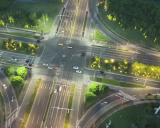
#> input picture fixtures/m3ot/clip/sequences/clip/rgb/000003.jpg, 160 x 128 px, given as the content of the folder tures/m3ot/clip/sequences/clip/rgb/000003.jpg/train/trainimg, which was not available
$ python illum_features.py ../../fixtures/m3ot/clip/sequences/clip/rgb/000003.jpg ../../fixtures/m3ot/clip/sequences/clip/rgb/000004.jpg
#> lines starting #> are read from the running program, lines starting #| are printed output that depends on the picture; pictures that were not available may be replaced by others from this repository, and a replacement may not be noted
"""Spike (ADR 0005, seçenek D): görüntü başına parlaklık özellikleri + etiketleme örnek sayfaları.

Ortalama parlaklık aydınlık geceyi gündüzden ayıramıyor (E0 mozaikleri). Bu script ek özellikler
(karanlık/aydınlık piksel oranları, yüzdelikler) hesaplar ve gündüz/gece sınırından örnekler basar.

Çıktılar:
  <out>/features.csv        split, stem, mean, p10, p25, p50, p75, p90, dark30, dark50, bright200
  <out>/samples.csv         idx, split, stem + özellikler (etiketlenecek örnekler)
  <out>/samples_NN.jpg      numaralı küçük resim sayfaları (8x5)

Çalıştırma (Colab, ham veri):
  python scripts/spikes/illum_features.py /content/raw/VisDrone-DroneVehicle /content/illum
"""

from __future__ import annotations

import csv
import sys
from pathlib import Path

import cv2
import numpy as np

SPLITS = ("train", "val", "test")
CROP = 25  # IMREAD_REDUCED_COLOR_4 ile 100 px kenarlığın 1/4'ü
FIELDS = ["mean", "p10", "p25", "p50", "p75", "p90", "dark30", "dark50", "bright200"]
N_SAMPLES = 160
N_BINS = 8
COLS, ROWS = 8, 5
THUMB = (192, 154)


def load(path: Path) -> np.ndarray | None:
    buf = np.fromfile(str(path), np.uint8)
    if buf.size == 0:  # bozuk dosyaların bir kısmı 0 bayt (verify: unreadable_*)
        return None
    try:
        a = cv2.imdecode(buf, cv2.IMREAD_REDUCED_COLOR_4)
    except cv2.error:
        return None
    return None if a is None else a[CROP:-CROP, CROP:-CROP]


def features(bgr: np.ndarray) -> dict:
    v = cv2.cvtColor(bgr, cv2.COLOR_BGR2HSV)[..., 2].astype(np.float32)
    p = np.percentile(v, [10, 25, 50, 75, 90])
    return {
        "mean": float(v.mean()),
        **{f"p{q}": float(x) for q, x in zip((10, 25, 50, 75, 90), p, strict=True)},
        "dark30": float((v < 30).mean()),
        "dark50": float((v < 50).mean()),
        "bright200": float((v > 200).mean()),
    }


def pick_samples(rows: list[dict], seed: int = 0) -> list[dict]:
    """Karanlık gece dışı (mean >= 50) görüntülerden örnek: dark50 sırasına göre eşit boyutlu
    dilimlerden eşit sayıda. Değer sınırı yerine sıra kullanılır; gündüzde dark50 çoğu zaman 0."""
    rng = np.random.default_rng(seed)
    pool = [r for r in rows if r["mean"] >= 50]
    if not pool:
        return []
    d = np.array([r["dark50"] for r in pool])
    order = np.lexsort((rng.random(len(pool)), d))  # eşitlikleri rastgele boz
    out = []
    for chunk in np.array_split(order, N_BINS):
        take = rng.choice(chunk, size=min(N_SAMPLES // N_BINS, len(chunk)), replace=False)
        out += [pool[i] for i in sorted(take)]
    return out


def sheet(raw: Path, items: list[tuple[int, dict]]) -> np.ndarray:
    tiles = []
    for i, r in items:
        a = load(raw / r["split"] / f"{r['split']}img" / f"{r['stem']}.jpg")
        t = np.zeros((THUMB[1], THUMB[0], 3), np.uint8) if a is None else cv2.resize(a, THUMB)
        cv2.rectangle(t, (0, 0), (52, 26), (0, 0, 0), -1)
        cv2.putText(t, str(i), (4, 20), cv2.FONT_HERSHEY_SIMPLEX, 0.7, (255, 255, 255), 2)
        tiles.append(t)
    tiles += [np.zeros((THUMB[1], THUMB[0], 3), np.uint8)] * (COLS * ROWS - len(tiles))
    rows = [np.hstack(tiles[k : k + COLS]) for k in range(0, COLS * ROWS, COLS)]
    return np.vstack(rows)


def main(raw: Path, out: Path) -> None:
    out.mkdir(parents=True, exist_ok=True)
    rows = []
    for split in SPLITS:
        for p in sorted((raw / split / f"{split}img").glob("*.jpg")):
            a = load(p)
#> in load, a is the input picture: shape (128, 160, 3); mean B, G, R 91.7, 112.8, 105.8
#> in load, `return None if a is None else a[CROP:-CROP, CROP:-CROP]`:
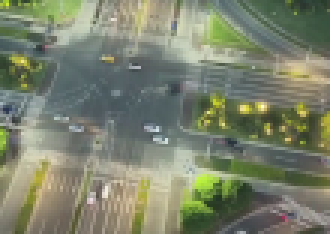
#> returned value: shape (78, 110, 3) (shown 3 times larger); mean of channels 0, 1, 2 108.4, 130.1, 123.5; drawn as B, G, R
            if a is not None:
                rows.append({"split": split, "stem": p.stem, **features(a)})
#> in features, `v = cv2.cvtColor(bgr, cv2.COLOR_BGR2HSV)[..., 2].astype(np.float32)`:
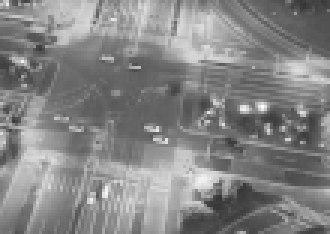
#> v: shape (78, 110) float32 (shown 3 times larger); min 54, max 255, mean 132.7
#> in features, `p = np.percentile(v, [10, 25, 50, 75, 90])`: p = [88, 103, 126, 161, 189]
    with (out / "features.csv").open("w", encoding="utf-8", newline="") as f:
        w = csv.DictWriter(f, fieldnames=["split", "stem", *FIELDS])
        w.writeheader()
        w.writerows(
            {k: round(v, 4) if isinstance(v, float) else v for k, v in r.items()} for r in rows
        )
    samples = pick_samples(rows)
#> in pick_samples, `pool = [r for r in rows if r["mean"] >= 50]`: pool = 3 items
#> in pick_samples, `d = np.array([r["dark50"] for r in pool])`: d = [0, 0, 0]
#> in pick_samples, `order = np.lexsort((rng.random(len(pool)), d))`: order = [2, 1, 0]
#> the loop in pick_samples, `for chunk in np.array_split(order, N_BINS):` made 8 passes
#> chunk on passes 4 to 8: empty array, empty array, empty array, empty array, empty array
#> (chunk, take) on passes 1 to 3: ([2], [2]), ([1], [1]), ([0], [0])
#> samples = 3 items
    with (out / "samples.csv").open("w", encoding="utf-8", newline="") as f:
        w = csv.DictWriter(f, fieldnames=["idx", "split", "stem", *FIELDS])
        w.writeheader()
        for i, r in enumerate(samples):
            w.writerow(
                {"idx": i, **{k: round(v, 4) if isinstance(v, float) else v for k, v in r.items()}}
            )
#> this loop made 3 passes
    per = COLS * ROWS
    for page, start in enumerate(range(0, len(samples), per)):
        img = sheet(raw, list(enumerate(samples))[start : start + per])
#> in sheet, `t = np.zeros((THUMB[1], THUMB[0], 3), np.uint8) if a is None else cv2...`:
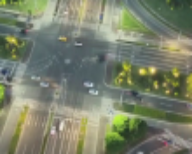
#> t: shape (154, 192, 3); mean of channels 0, 1, 2 108.2, 129.9, 123.4; drawn as B, G, R
#> in sheet, `cv2.putText(t, str(i), (4, 20), cv2.FONT_HERSHEY_SIMPLEX, 0.7, (255, 2..`:
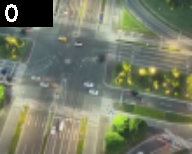
#> t: shape (154, 192, 3); mean of channels 0, 1, 2 103.5, 123.3, 117.6; drawn as B, G, R
#> in sheet, `return np.vstack(rows)`:
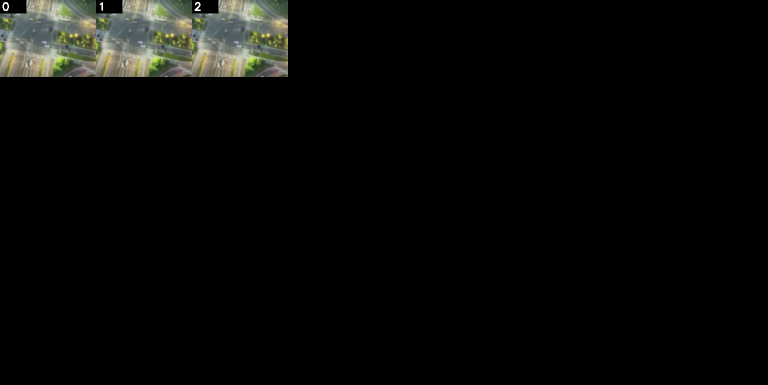
#> returned value: shape (770, 1536, 3) (shown at 1/2 size); mean of channels 0, 1, 2 7.7, 9.2, 8.8; drawn as B, G, R
        ok, enc = cv2.imencode(".jpg", img, [cv2.IMWRITE_JPEG_QUALITY, 85])
        enc.tofile(str(out / f"samples_{page:02d}.jpg"))
    print(f"görüntü: {len(rows)}, örnek: {len(samples)}")
#| görüntü: 3, örnek: 3


if __name__ == "__main__":
    main(Path(sys.argv[1]), Path(sys.argv[2]))
